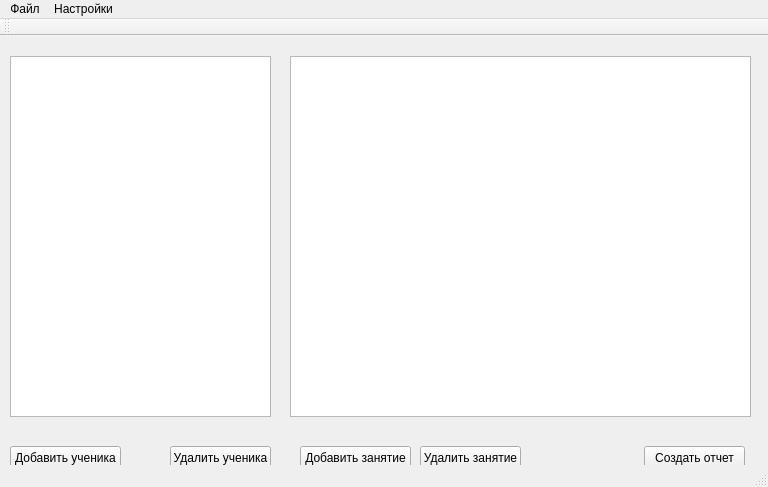
<?xml version="1.0" encoding="UTF-8"?>
<ui version="4.0">
 <class>MainWindow</class>
 <widget class="QMainWindow" name="MainWindow">
  <property name="geometry">
   <rect>
    <x>0</x>
    <y>0</y>
    <width>768</width>
    <height>487</height>
   </rect>
  </property>
  <property name="windowTitle">
   <string>MainWindow</string>
  </property>
  <widget class="QWidget" name="centralWidget">
   <widget class="QPushButton" name="AddPerson">
    <property name="geometry">
     <rect>
      <x>10</x>
      <y>410</y>
      <width>111</width>
      <height>23</height>
     </rect>
    </property>
    <property name="text">
     <string>Добавить ученика</string>
    </property>
   </widget>
   <widget class="QListWidget" name="listWidget">
    <property name="geometry">
     <rect>
      <x>10</x>
      <y>20</y>
      <width>261</width>
      <height>361</height>
     </rect>
    </property>
   </widget>
   <widget class="QListWidget" name="ListOfOrders">
    <property name="geometry">
     <rect>
      <x>290</x>
      <y>20</y>
      <width>461</width>
      <height>361</height>
     </rect>
    </property>
   </widget>
   <widget class="QPushButton" name="AddOrder">
    <property name="geometry">
     <rect>
      <x>300</x>
      <y>410</y>
      <width>111</width>
      <height>23</height>
     </rect>
    </property>
    <property name="text">
     <string>Добавить занятие</string>
    </property>
   </widget>
   <widget class="QPushButton" name="Delete_Student">
    <property name="geometry">
     <rect>
      <x>170</x>
      <y>410</y>
      <width>101</width>
      <height>23</height>
     </rect>
    </property>
    <property name="text">
     <string>Удалить ученика</string>
    </property>
   </widget>
   <widget class="QPushButton" name="Delete_Order">
    <property name="geometry">
     <rect>
      <x>420</x>
      <y>410</y>
      <width>101</width>
      <height>23</height>
     </rect>
    </property>
    <property name="text">
     <string>Удалить занятие</string>
    </property>
   </widget>
   <widget class="QPushButton" name="CreateReport">
    <property name="geometry">
     <rect>
      <x>644</x>
      <y>410</y>
      <width>101</width>
      <height>23</height>
     </rect>
    </property>
    <property name="text">
     <string>Создать отчет</string>
    </property>
   </widget>
  </widget>
  <widget class="QMenuBar" name="menuBar">
   <property name="geometry">
    <rect>
     <x>0</x>
     <y>0</y>
     <width>768</width>
     <height>21</height>
    </rect>
   </property>
   <widget class="QMenu" name="menuFile">
    <property name="title">
     <string>Файл</string>
    </property>
    <addaction name="actionLoad"/>
    <addaction name="actionSave"/>
   </widget>
   <widget class="QMenu" name="menu">
    <property name="title">
     <string>Настройки</string>
    </property>
    <addaction name="action"/>
   </widget>
   <addaction name="menuFile"/>
   <addaction name="menu"/>
  </widget>
  <widget class="QToolBar" name="mainToolBar">
   <attribute name="toolBarArea">
    <enum>TopToolBarArea</enum>
   </attribute>
   <attribute name="toolBarBreak">
    <bool>false</bool>
   </attribute>
  </widget>
  <widget class="QStatusBar" name="statusBar"/>
  <action name="actionLoad">
   <property name="text">
    <string>Загрузить</string>
   </property>
  </action>
  <action name="actionSave">
   <property name="text">
    <string>Сохранить</string>
   </property>
  </action>
  <action name="action">
   <property name="text">
    <string>Предметы</string>
   </property>
  </action>
 </widget>
 <layoutdefault spacing="6" margin="11"/>
 <resources/>
 <connections/>
</ui>
